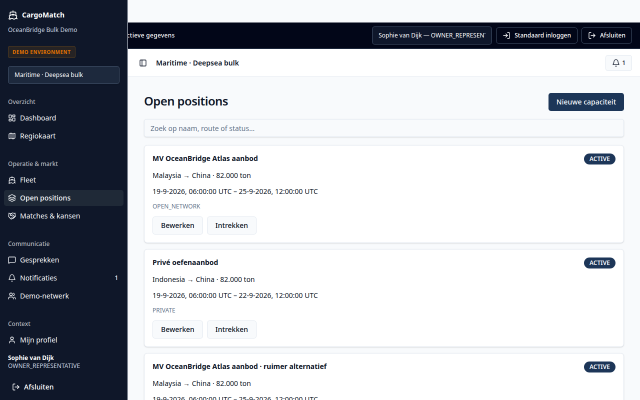
#> input picture attached_assets/cargomatch/screens/deepsea-capacity.png, 1280 x 800 px (shown at 1/2 size)
$ python -i composite.py   (imports and definitions only)
#> lines starting #> are read from the running program, lines starting #| are printed output that depends on the picture
#> further down, picture is the input picture: shape (800, 1280, 3); mean B, G, R 197.7, 192.4, 189.8
#!/usr/bin/env python3
"""Measured live-action screen replacement; original application pixels only."""
from __future__ import annotations

import argparse
import hashlib
import json
import subprocess
from pathlib import Path

import cv2
import numpy as np

ROOT = Path(__file__).resolve().parents[2]
SOURCE = ROOT / "attached_assets/cargomatch/source"
SCREENS = ROOT / "attached_assets/cargomatch/screens"
BUILD = ROOT / "media/cargomatch/build"
SIZE, FPS = (1920, 1080), 24
# [1 line not run here, left out]


def chroma(frame):
    return cv2.inRange(cv2.cvtColor(frame, cv2.COLOR_BGR2HSV),
                       np.array([135, 65, 60]), np.array([175, 255, 255]))
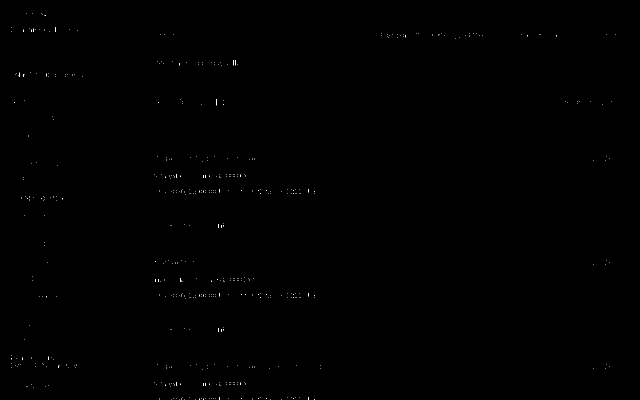
#> returned value: shape (800, 1280) (shown at 1/2 size); 0.08% white in thin lines or dots


def measure(frame):
    contours, _ = cv2.findContours(chroma(frame), cv2.RETR_EXTERNAL, cv2.CHAIN_APPROX_NONE)
#> contours = 543 contours, all with area under 20
    if not contours:
        raise ValueError("No replacement display")
    contour = max(contours, key=cv2.contourArea)
#> contour = [[504, 799]]
    hull = cv2.convexHull(contour)
#> hull = [[504, 799]]
    poly = cv2.approxPolyDP(hull, .018 * cv2.arcLength(hull, True), True)
#> poly = [[504, 799]]
    if len(poly) != 4 or cv2.contourArea(contour) < 15000:
#> (the run stopped early here; a loop or call above may not have finished)
